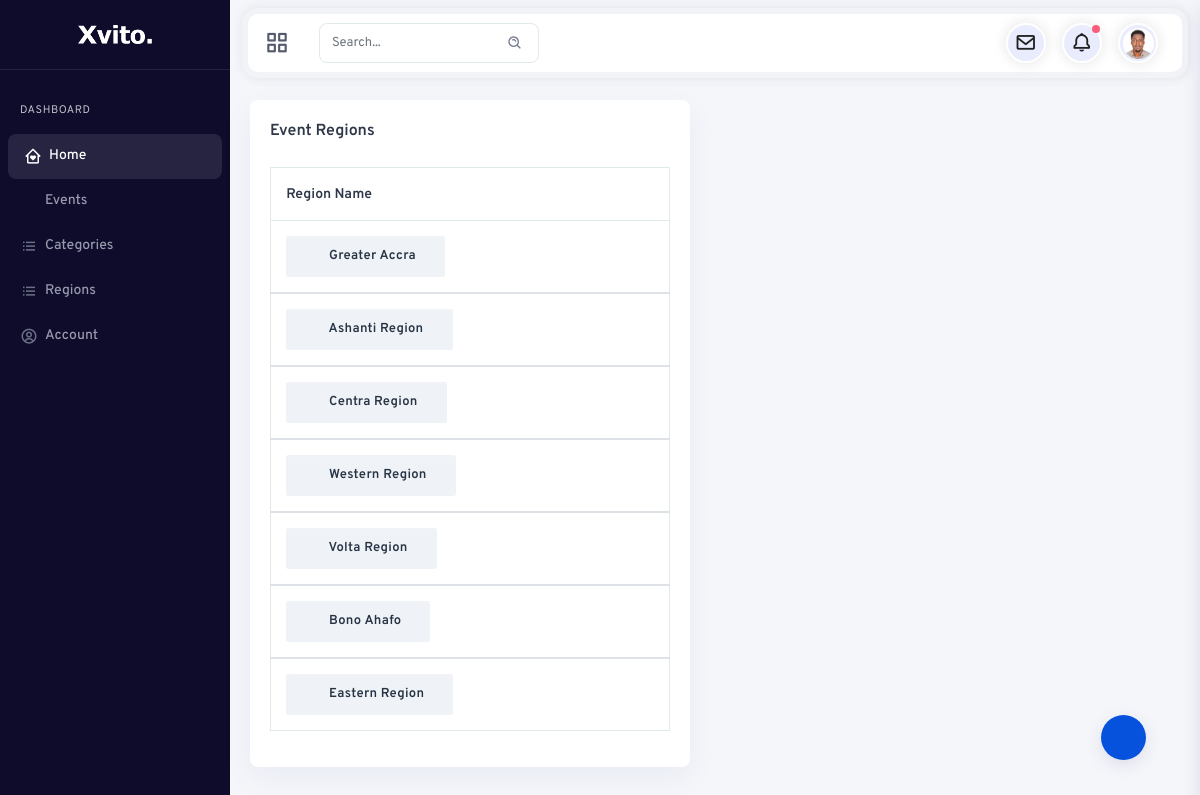
/events_backend/view_region/ (signed in), run on the app's committed database.
### events_app/models.py (models this page shows, shortened)
class UserProfile(models.Model):
    user = models.OneToOneField(User, on_delete=models.CASCADE)
    avatar = models.ImageField(upload_to='user_avatars/', null=True, blank=True)
    first_name = models.CharField(max_length=50, null=True, blank=True)
    last_name = models.CharField(max_length=50, null=True, blank=True)
    phone_number = models.CharField(max_length=15, null=True, blank=True)
    email = models.EmailField(max_length=100, null=True, blank=True)

class EventRegion(models.Model):
    name = models.CharField(max_length=100)

### events_backend/views.py (the view)
# urls.py: path('view_region/', EventRegionListView.as_view(), name='view-region'),
class EventRegionListView(LoginRequiredMixin, ListView):
    model = EventRegion
    template_name = 'events_backend/region_list.html'
    context_object_name = 'regions'

### events_backend/templates/events_backend/region_list.html (shortened to what this page needs)
{% extends 'events_backend/backend_base.html' %}
{% load static %}
{% block content%}
<div class="main-panel">
    <div class="content-wrapper">
        <div class="container-fluid">
            <div class="row">
            <div class="row">
                <div class="col-12 box-margin">
                    <div class="card">
                        <div class="card-body">
                            <h6 class="card-title">Event Regions</h6>
                            <div class="table-responsive">
                                <table class="table table-nowrap">
                                    <thead>
                                        <tr>
                                            <th>Region Name</th>
                                            <th></th>
                                        </tr>
                                    </thead>
                                    {% for eventregion in regions %}
                                    <tbody>
                                        <tr>
                                            <th scope="row">
                                                <button type="button"
                                                    class="btn btn-sm btn-secondary btn-icon rounded-pill">
                                                    <span class="btn-inner--icon"><i
                                                            class="fa fa-book"></i></span>
                                                    <span class="btn-inner--text">{{ eventregion.name }}</span>
                                                </button>
                                            </th>
                                            <td class="order">
                                            </td>
                                            <td>
                                            </td>
                                            <td>{{ event.date }}</td>
                                            <td>
                                                <div class="d-flex align-items-center">
                                                    <div class="actions ml-3">
                                                        <a href="{% url 'backend:update-regions' pk=eventregion.pk %}" class="action-item mr-2"
                                                            data-bs-toggle="tooltip" title=""
                                                            data-original-title="Edit">
                                                            <i class="fa fa-pencil"></i>
                                                        </a>
                                                        <a href="{% url 'backend:region-delete' pk=eventregion.pk %}" class="action-item mr-2"
                                                            data-bs-toggle="tooltip" title=""
                                                            data-original-title="Archive">
                                                            <i class="fa fa-archive"></i>
                                                        </a>
                                                    </div>
                                                </div>
                                            </td>
                                            {% endfor %}
                                        </tr>
                                    </tbody>
                                </table>
                            </div>
                        </div>
                    </div>
                </div>
            </div>
        </div>
    </div>
{% endblock %}

### events_backend/templates/events_backend/backend_base.html (shortened to what this page needs)
<!doctype html>
{% load static %}
<html lang="en">
<head>
    <link rel="stylesheet" href="{% static 'backend/css/default-assets/mini-event-calendar.min.css' %}">
    <link rel="stylesheet" href="{% static 'backend/style.css' %}">
</head>
<body>
    <div class="choose-layout-area">
        <div class="setting-trigger-icon" id="settingTrigger">
            <i class="ti-settings"></i>
        </div>
    </div>
    <div class="flapt-page-wrapper">
        <div class="flapt-sidemenu-wrapper">
            <div class="flapt-logo">
                <a href="{% url "backend:home" %}"><img class="desktop-logo" src="{% static "/backend/img/core-img/logo.png" %}" alt="Desktop Logo"> <img
                        class="small-logo" src="/backend/img/core-img/small-logo.png" alt="Mobile Logo"></a>
            </div>
            <div class="flapt-sidenav" id="flaptSideNav">
                <div class="side-menu-area">
                    <nav>
                        <ul class="sidebar-menu" data-widget="tree">
                            <li class="menu-header-title">Dashboard</li>
                            <li class="active"><a href="{% url 'backend:home' %}"><i class='bx bx-home-heart'></i><span>Home</span></a></li>
                            <li class="treeview">
                                <a href="javascript:void(0)"><i class='zmdi zmdi-widgets'></i><span>Events</span> <i
                                        class="fa fa-angle-right"></i></a>
                            </li>
                            <li class="treeview">
                                <a href="javascript:void(0)"><i class='bx bx-list-ul'></i><span>Categories</span> <i
                                        class="fa fa-angle-right"></i></a>
                            </li>
                            <li class="treeview">
                                <a href="javascript:void(0)"><i class='bx bx-list-ul'></i><span>Regions</span> <i
                                        class="fa fa-angle-right"></i></a>
                            </li>
                            <li class="treeview">
                                <a href="javascript:void(0)"><i
                                        class="bx bx-user-circle"></i><span>Account</span> <i
                                        class="fa fa-angle-right"></i></a>
                            </li>
                        </ul>
                    </nav>
                </div>
            </div>
        </div>
        <div class="flapt-page-content">
            <header class="top-header-area d-flex align-items-center justify-content-between">
                <div class="left-side-content-area d-flex align-items-center">
                    <div class="flapt-triggers">
                        <div class="menu-collasped" id="menuCollasped">
                            <i class='bx bx-grid-alt'></i>
                        </div>
                    </div>
                    <ul class="left-side-navbar d-flex align-items-center">
                        <li class="hide-phone app-search">
                            <input type="text" class="form-control" placeholder="Search...">
                            <span class="bx bx-search-alt"></span>
                        </li>
                    </ul>
                </div>
                <div class="right-side-navbar d-flex align-items-center justify-content-end">
                    <ul class="right-side-content d-flex align-items-center">
                        <li class="nav-item dropdown">
                            <button type="button" class="btn dropdown-toggle" data-bs-toggle="dropdown"
                                aria-haspopup="true" aria-expanded="false"><i class='bx bx-envelope'></i></button>
                        </li>
                        <li class="nav-item dropdown">
                            <button type="button" class="btn dropdown-toggle" data-bs-toggle="dropdown"
                                aria-haspopup="true" aria-expanded="false"><i class='bx bx-bell bx-tada'></i> <span
                                    class="active-status"></span></button>
                        </li>
                        <li class="nav-item dropdown">
                            <button type="button" class="btn dropdown-toggle" data-bs-toggle="dropdown"
                                aria-haspopup="true" aria-expanded="false">
                                {% if user.userprofile.avatar %}
                                    <img src="{{ user.userprofile.avatar.url }}" alt="">
                                {% else %}
                                    <img src="{% static 'backend/img/bg-img/person_1.jpg' %}" alt="">
                                {% endif %}
                            </button>
                        </li>
                    </ul>
                </div>
            </header>
            {% block content%}
            {% endblock %}
            </div>
        </div>
    </div>
</body>
</html>

### data on the page
EventRegion: name "Greater Accra"
EventRegion: name "Ashanti Region"
EventRegion: name "Centra Region"
EventRegion: name "Western Region"
EventRegion: name "Volta Region"
EventRegion: name "Bono Ahafo"
EventRegion: name "Eastern Region"
